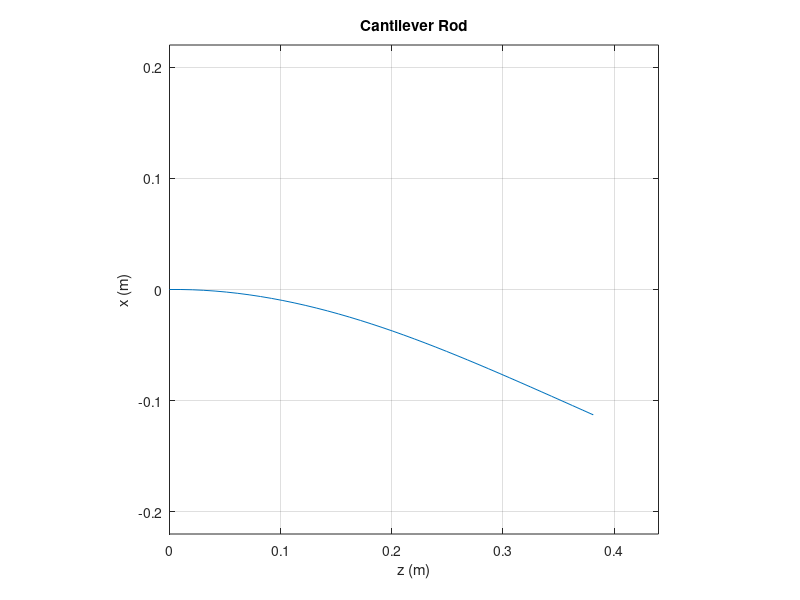

Write MATLAB code to recreate this figure.
function CantileverPDE
    hat=@(y)[0,-y(3),y(2);y(3),0,-y(1);-y(2),y(1),0];
    global p R j n m v u q w vt ut qt wt vh uh qh wh %Make vars available in whole program
    %Parameters
    L = 0.4;         %Length (before strain)
    N = 40;          %Spatial resolution
    E = 207e9;       %Young's modulus
    r = 0.0012;      %Cross-section radius
    rho = 8000;      %Density
    g = [-9.81;0;0]; %Gravity
    Bse = zeros(3);  %Material damping coefficients - shear and extension
    Bbt = zeros(3);  %Material damping coefficients - bending and torsion
    C = zeros(3);    %Square-law-drag damping coefficients
    dt = 0.002;      %Time step
    alpha = -0.48;   %BDF-alpha parameter
    STEPS = 50;      %Number of timesteps to completion
    vstar = @(s)[0;0;1]; %Value of v when static and absent loading
    ustar = @(s)[0;0;0]; %Precurvature
    %Boundary Conditions
    for i = 1 : STEPS
        p{i,1} = [0;0;0]; %Clamped base
        R{i,1} = eye(3);
        q{i,1} = [0;0;0];
        w{i,1} = [0;0;0];
    end
    nL = 0.2*g;  %Start with a weight hung at the tip
    mL = [0;0;0];

    %Dependent Parameter Calculations
    A = pi*r^2;                                 %Cross-sectional area
    J = diag([pi*r^4/4  pi*r^4/4  pi*r^4/2]);   %Inertia
    G = E/( 2*(1+0.3) );                        %Shear modulus
    Kse = diag([G*A, G*A, E*A]);                %Stiffness matrix - shear and extension
    Kbt = diag([E*J(1,1), E*J(2,2), G*J(3,3)]); %Stiffness matrix - bending and torsion
    ds = L/(N-1);                               %Grid distance (before strain)
    c0 = (1.5 + alpha) / ( dt*(1+alpha) );      %BDF-alpha coefficients
    c1 = -2/dt;
    c2 = (0.5 + alpha) / ( dt*(1+alpha) );
    d1 = alpha / (1+alpha);
    
    %Main Simulation
    i = 1;
    fsolve(@staticIVP, zeros(6,1)); %Solve static BVP w/ shooting method
    applyStaticBDFalpha();
    visualize();
    nL = [0;0;0]; %Tip weight is released
    
    for i = 2 : STEPS
        fsolve(@dynamicIVP, [n{i-1,1}; m{i-1,1}]); %Solve semi-discretized PDE w/ shooting
        applyDynamicBDFalpha();
        visualize();
    end

    %Function Definitions
    function applyStaticBDFalpha()
        for j = 1 : N-1
            vh{i+1,j} = (c1+c2)*v{i,j};
            uh{i+1,j} = (c1+c2)*u{i,j};
            qh{i+1,j} = [0;0;0];
            wh{i+1,j} = [0;0;0];
            q{i,j} = [0;0;0];
            w{i,j} = [0;0;0];
        end
    end

    function applyDynamicBDFalpha()
        for j = 1 : N-1        
            vh{i+1,j} = c1*v{i,j} + c2*v{i-1,j} + d1*vt{i,j};
            uh{i+1,j} = c1*u{i,j} + c2*u{i-1,j} + d1*ut{i,j};
            qh{i+1,j} = c1*q{i,j} + c2*q{i-1,j} + d1*qt{i,j};
            wh{i+1,j} = c1*w{i,j} + c2*w{i-1,j} + d1*wt{i,j};
        end
    end

    function E = staticIVP(G)
        n{i,1} = G(1:3);
        m{i,1} = G(4:6);

        %Euler's method
        for j = 1 : N-1
            [ps, Rs, ns, ms, v{i,j}, u{i,j}] = staticODE(p{i,j},R{i,j},n{i,j},m{i,j});
            p{i,j+1} = p{i,j} + ds*ps;
            R{i,j+1} = R{i,j} + ds*Rs;
            n{i,j+1} = n{i,j} + ds*ns;
            m{i,j+1} = m{i,j} + ds*ms;
        end
        E = [ n{i,N} - nL;  m{i,N} - mL ];
    end

    function E = dynamicIVP(G)
        n{i,1} = G(1:3);
        m{i,1} = G(4:6);

        %Euler's method
        for j = 1 : N-1
            [ps, Rs, ns, ms, qs, ws, v{i,j}, u{i,j}, ...
                vt{i,j}, ut{i,j}, qt{i,j}, wt{i,j}] = ...
                dynamicODE(p{i,j},R{i,j},n{i,j},m{i,j},q{i,j},w{i,j});
            p{i,j+1} = p{i,j} + ds*ps;
            R{i,j+1} = R{i,j} + ds*Rs;
            n{i,j+1} = n{i,j} + ds*ns;
            m{i,j+1} = m{i,j} + ds*ms;
            q{i,j+1} = q{i,j} + ds*qs;
            w{i,j+1} = w{i,j} + ds*ws;
        end
        E = [n{i,N} - nL;  m{i,N} - mL];
    end

    function [ps, Rs, ns, ms,  v, u] = staticODE(p,R,n,m)
        v = Kse\R'*n + vstar(ds*(j-1));
        u = Kbt\R'*m + ustar(ds*(j-1));

        ps = R*v;
        Rs = R*hat(u);
        ns = -rho*A*g;
        ms = -hat(ps)*n;
    end

    function [ps,Rs,ns,ms,qs,ws, v,u,vt,ut,qt,wt] = dynamicODE(p,R,n,m,q,w)
        v = (Kse + c0*Bse)\(R'*n + Kse*vstar(ds*(j-1)) - Bse*vh{i,j});
        u = (Kbt + c0*Bbt)\(R'*m + Kbt*ustar(ds*(j-1)) - Bbt*uh{i,j});
        vt = c0*v + vh{i,j};
        ut = c0*u + uh{i,j};
        qt = c0*q + qh{i,j};
        wt = c0*w + wh{i,j};
        f = -R*C*q.*abs(q) + rho*A*g;

        ps = R*v;
        Rs = R*hat(u);
        ns = rho*A*R*(hat(w)*q + qt) - f;
        ms = rho*R*(hat(w)*J*w + J*wt) - hat(ps)*n;
        qs = vt - hat(u)*q + hat(w)*v;
        ws = ut - hat(u)*w;
    end

    function visualize()
        for j = 1 : N,  x(j) = p{i,j}(1);  z(j) = p{i,j}(3);  end
        plot(z,x);  axis([0 1.1*L  -0.55*L 0.55*L]);  daspect([1 1 1]);
        title('Cantilever Rod');  xlabel('z (m)');  ylabel('x (m)');
        grid on;  drawnow;  pause(0.05);
    end
end